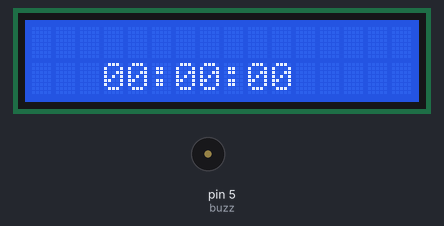
The sketch below on a simulated Arduino Uno, built with avr-gcc and run on an emulated ATmega328P. Parts: 16×2 character LCD, buzzer (waves = sounding, pin HIGH).

Above: at 0.3 s.
At 5.3 s:
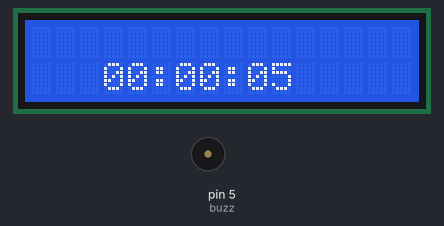
At 9.3 s:
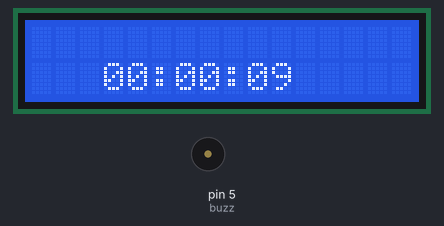
At 19.3 s:
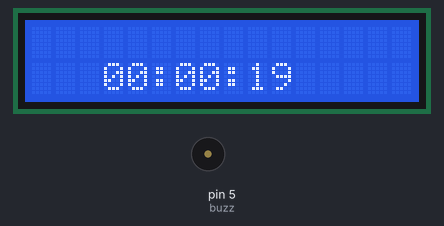
At 28.3 s:
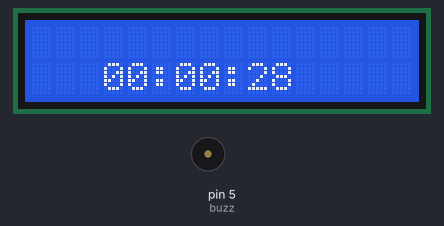
At 38.3 s:
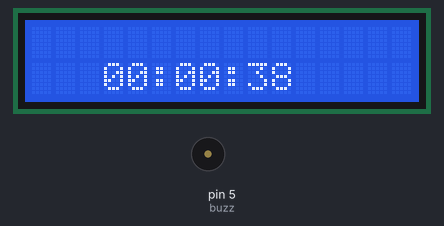

Measured:
- what the display in image 0 shows lasts 1.0 s, from 0.3 s to 1.3 s

The sketch:

Relogio_Digital-01.ino
```cpp
//---------------------------------------------------//Incluindo Bibliotecas
#include <Wire.h>
#include <LiquidCrystal_I2C.h>
#include <TimerOne.h>

//----------------------------------------------------//Display
#define endereco 0x23 // Endereço serial do display
#define colunas 16
#define linhas 2

//Instanciando Objetos
LiquidCrystal_I2C lcd(endereco, colunas, linhas);

int hor = 0, Min = 0, sec = 0;
byte mod, set = 2, up = 3, dw = 4, buzz = 5, t_ant;


void setup() {
  // Setando Display
  lcd.init();                       // Iniciando Display
  lcd.noBacklight();
  delay(200);
  lcd.backlight();
  lcd.clear();

  for (byte i = 2; i < 5; i++) pinMode(i, INPUT_PULLUP);
  pinMode(buzz, OUTPUT);
  Timer1.initialize(1000000);  // 1 Segundo
  Timer1.attachInterrupt(clk);

}

void loop() {
  // Chama as funções
  adjust();
  Display();
  alarme();

}

void adjust(){

}

void clk(){
  sec++;
}

void alarme(){

}

void Display(){
  if(sec > 59){        // Se os segundos for maior que 59 acrescenta 1 min
    sec = 0;
    Min++;
  }
  if (Min > 59){      // Se os minutos for maior que 59 acrescenta 1 hora
    Min = 0;
    hor++;
  }
  if (hor > 23){      // Se ás horas forem maiores que 23 acrescenta 00:00 noite
    hor = 0;
  }
  lcd.setCursor(3,1);
  if (hor < 10){
    lcd.print("0");
    lcd.setCursor(4,1);
  }
  lcd.print(hor);
  lcd.setCursor(5,1);
  lcd.print(":");
  lcd.setCursor(6,1);
  if (Min < 10){
    lcd.print("0");
    lcd.setCursor(7,1);
  }
  lcd.print(Min);
  lcd.setCursor(8,1);
  lcd.print(":");
  lcd.setCursor(9,1);
  if(sec < 10){
    lcd.print("0");
    lcd.setCursor(10,1);
  }
  lcd.print(sec);
}
```
